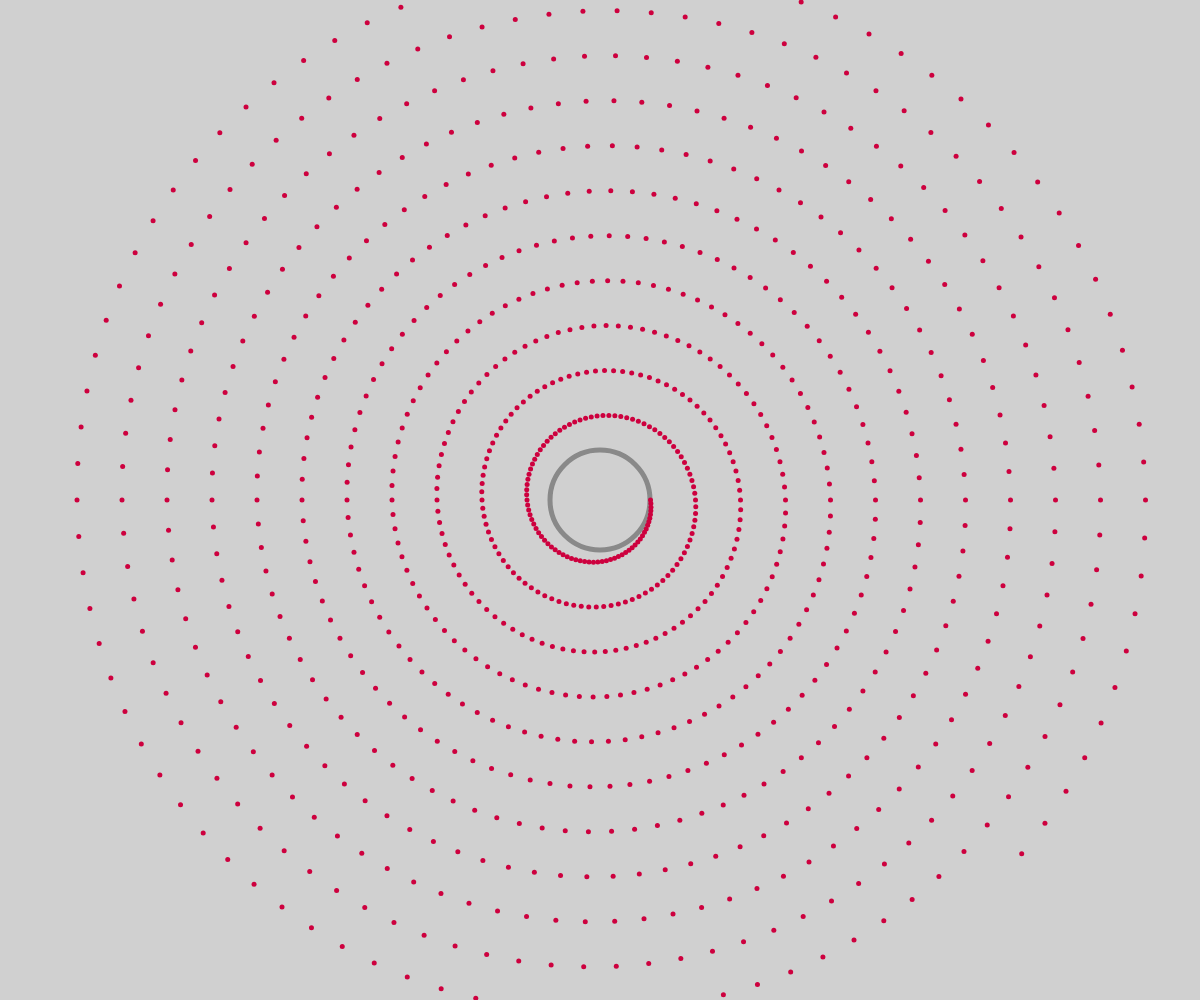
Frame 1 (no input)
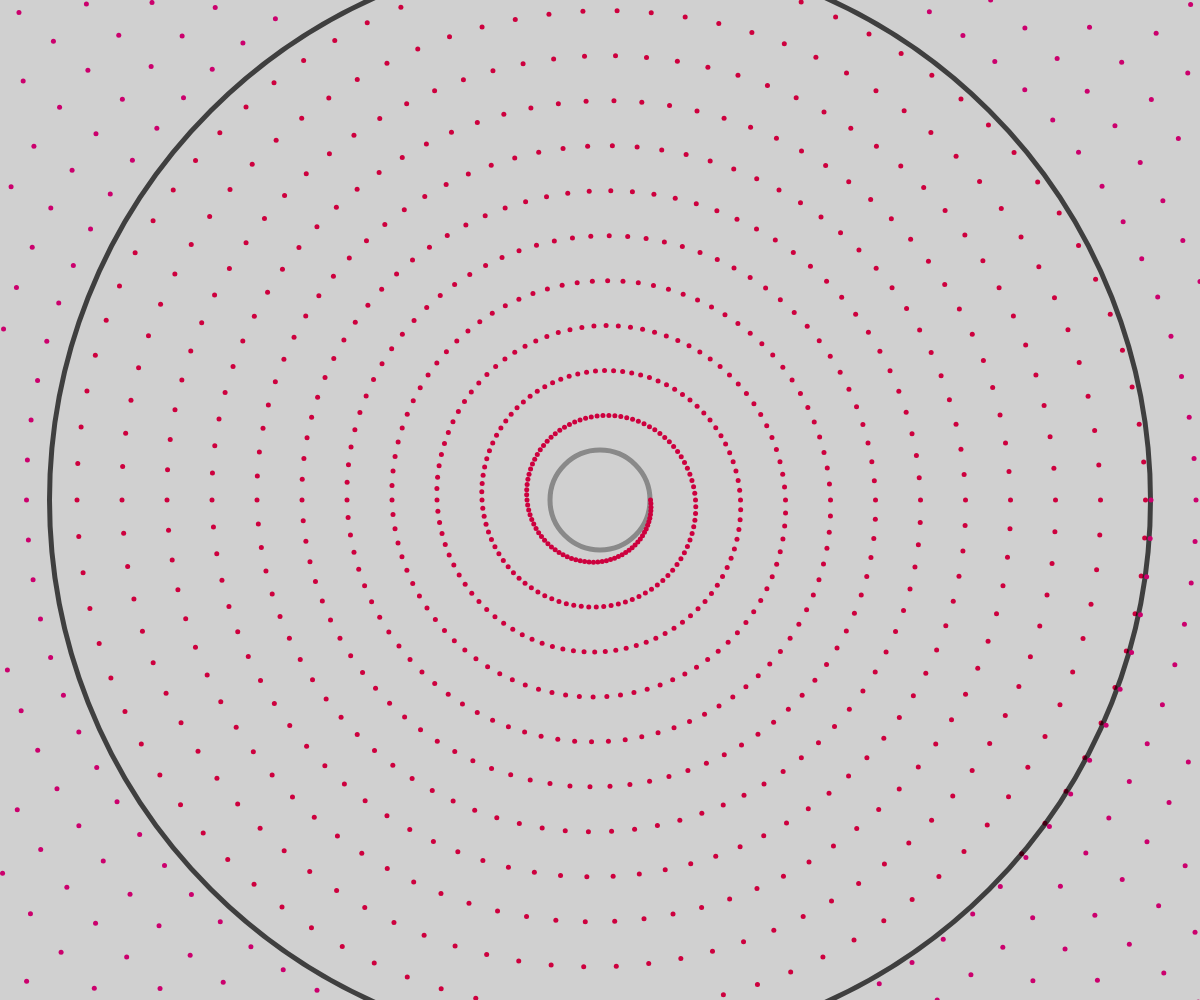
Frame 2 (the mouse pressed at the canvas centre, redrawn once)

The p5.js sketch that drew these frames (run headless with seeded random() and noise() and a simulated clock; the mouse was pressed at the canvas centre and the sketch redrawn once):

// p5.js sketch
// ── sketch.js
var step = 10;
var lastX = -10;
var radius = 50;
let lastY;
let middle;
let y;

function setup() {
    createCanvas(windowWidth, windowHeight);
    background(208);
    // smooth();
    noLoop();
    noFill();
    strokeWeight(5);
}

function draw() {
    stroke(random(20), random(50), random(70));
    centX = width / 2;
    centY = height / 2;
    stroke(0, random(255));
    noFill();
    ellipse(centX, centY, radius * 2, radius * 2);

    stroke(random(255), random(0), random(255));
    for (ang = 0; ang <= 4000; ang += 4) {
        radius += 0.5;
        var rad = radians(ang);
        x = centX + (radius * cos(rad));
        y = centY + (radius * sin(rad));
        point(x, y);
    }
}
